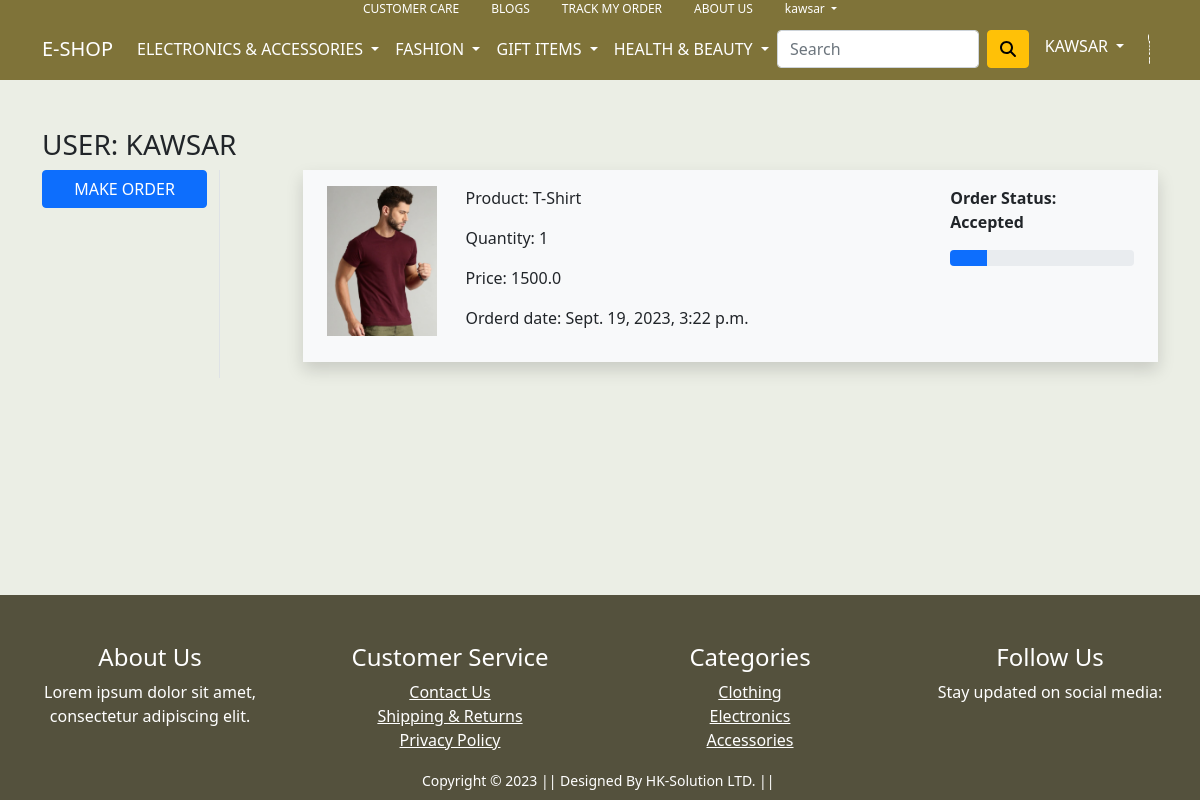
Screenshot of /orders/ (signed in) with the database file from the repository.
### app/models.py (models this page shows, shortened)
class OrderPlaced(models.Model):
    user=models.ForeignKey(User,on_delete=models.CASCADE)
    customer=models.ForeignKey(Customer,on_delete=models.CASCADE)
    product=models.ForeignKey(Product,on_delete=models.CASCADE)
    quantity=models.PositiveIntegerField()
    orderd_date=models.DateTimeField(auto_now_add=True)
    status=models.CharField(choices=STATUS_CHOICE,max_length=100,default="orderd_date")
    @property
    def total_cost(self):
        if self.product.discounted_price:
            return self.quantity * self.product.discounted_price
        else:
            return self.quantity * self.product.selling_price

class Product(models.Model):
    title=models.CharField(max_length=100)
    selling_price=models.FloatField()
    discounted_price=models.FloatField(null=True,blank=True)
    description=models.TextField()
    brand=models.ForeignKey(Brand,on_delete=models.DO_NOTHING,null=True,blank=True)
    category = models.ForeignKey(Category, on_delete=models.DO_NOTHING,null=True,blank=True)
    product_image=models.ImageField(upload_to="productimg")
    class Meta:
        ordering = ('title',)

### app/views.py (the view)
# urls.py: path('orders/', views.orders, name='orders'),
@login_required
def orders(request):
 op=OrderPlaced.objects.filter(user=request.user).order_by("orderd_date").reverse()
 return render(request, 'app/orders.html',{'op':op})

### app/templatetags/custom_filters.py (called while the page is built)
@register.simple_tag
def my_custom_tag():
    fashion=Category.objects.filter(parent=7)
    health_beauty=Category.objects.filter(parent=5)
    gift=Category.objects.filter(parent=6)
    electronics=Category.objects.filter(parent=4)
    categorylist={"fashion":fashion,"health_beauty":health_beauty,"gift":gift,"electronics":electronics}
    return categorylist

@register.simple_tag
def cart_filter(value):
    cartcount=cart.objects.filter(user=value).exists()
    if cartcount:
        cartcount=cart.objects.filter(user=value).count()
    return cartcount

### app/templates/app/orders.html (shortened to what this page needs)
{% extends 'app/base.html' %}
{% load static %}
{% block main-content %}
<div class="container content my-5">
 <div class="row">
 <h3 class="text-uppercase" >USER: {{request.user}}</h3>
  <div class="col-sm-2 border-end">
   <ul class="list-unstyled">
    <li class="d-grid"><a href="{% url 'home' %}" class="btn btn-primary">MAKE ORDER</a></li>
   </ul>
  </div>
  <div class="col-sm-9 offset-sm-1">
   <div class="row">
    {% for op in op %}
    <div class="row shadow bg-light mb-3 py-3">
        <div class="col-sm-2">
            <img src="{{op.product.product_image.url}}"  alt="" srcset="" class="img-fluid " style="height: 150px; max-width: 100%;">
        </div>
        <div class="col-sm-7">
            <p>Product: {{op.product.title}}</p>
            <p>Quantity: {{op.quantity}}</p>
            <p>Price: {{op.total_cost}}</p>
            <p>Orderd date: {{op.orderd_date}}</p>
        </div>
        <div class="col-sm-3 fw-bold">
            <p>Order Status: {{op.status}}</p>
            {% if op.status == "Accepted" %}
            <div class="progress">
                <div class="progress-bar" role="progressbar" style="width: 20%" aria-valuenow="20" aria-valuemin="0" aria-valuemax="100"></div>
            </div>
            {% endif %}
        </div>
       </div>
    {% endfor %}
   </div>
  </div>
 </div>
</div>
{% endblock main-content %}

### app/templates/app/base.html (shortened to what this page needs)
<!doctype html>
{% load static %}
{% load custom_filters %}
<html lang="en">
  <head>
    <link rel="stylesheet" href="{% static 'css/bootstrap.min.css' %}">
    <link rel="stylesheet" href="{% static 'app/css/owl.carousel.min.css' %}">
    <link rel="stylesheet" href="{% static 'app/css/all.min.css' %}">
    <link rel="stylesheet" href="{% static 'app/css/style.css' %}">
  </head>
  <body style="background-color: rgb(235, 238, 229);">
        <div class="m-0 p-0" style="background-color: rgb(127, 115, 57);">
          <ul class="nav justify-content-center m-0 p-0" style="font-size: 12px; font-weight: 500;">
              <li class="nav-item">
                <a class="nav-link text-white m-0 py-0 " aria-current="page" href="{% url 'customersupport' %}">CUSTOMER CARE</a>
              </li>
              <li class="nav-item">
                  <a class="nav-link text-white m-0 py-0 " aria-current="page" href="#">BLOGS</a>
                </li>
              <li class="nav-item">
                <a class="nav-link text-white  m-0 py-0" href="#">TRACK MY ORDER</a>
              </li>
              <li class="nav-item">
                  <a class="nav-link text-white  m-0 py-0" href="{% url 'aboutus' %}">ABOUT US</a>
                </li>
              {% if not request.user.is_authenticated %}
              <li class="nav-item">
                <a class="nav-link text-white  m-0 py-0" href="{% url 'login' %}">SIGNUP/LOGIN</a>
              </li>
              {% else %}
              <li class="nav-item dropdown">
                <a class="nav-link dropdown-toggle text-white  m-0 py-0" href="#" id="profileDropdown" role="button" data-bs-toggle="dropdown" aria-expanded="false">
                  {{request.user}}
                </a>
              </li>
              {% endif %}
            </ul>
      </div>
    <nav class="navbar navbar-expand-lg navbar-dark " style="background-color: rgb(127, 115, 57);">
     <div class="container" style="font-weight: 500;">
       <a class="navbar-brand" href="/">E-SHOP</a>
       <div class="collapse navbar-collapse fs-6 text-uppercase" id="navbarSupportedContent">
         <ul class="navbar-nav me-auto mb-2 mb-lg-0">
           <li class="nav-item dropdown">
             <a class="nav-link dropdown-toggle text-white" href="#" id="electronicsDropdown" role="button" data-bs-toggle="dropdown" aria-expanded="false">
               Electronics & Accessories
             </a>
              {% my_custom_tag as filtered_data %}
           </li>
           <li class="nav-item dropdown">
             <a class="nav-link dropdown-toggle text-white" href="#" id="fashionDropdown" role="button" data-bs-toggle="dropdown" aria-expanded="false">
               Fashion
             </a>
           </li>
           <li class="nav-item dropdown">
            <a class="nav-link dropdown-toggle text-white" href="#" id="fashionDropdown" role="button" data-bs-toggle="dropdown" aria-expanded="false">
              Gift Items
            </a>
          </li>
          <li class="nav-item dropdown">
            <a class="nav-link dropdown-toggle text-white" href="#" id="fashionDropdown" role="button" data-bs-toggle="dropdown" aria-expanded="false">
              Health & Beauty
            </a>
          </li>
         </ul>
         <form class="d-flex flex-md-grow-1">
           <input class="form-control me-2" type="search" placeholder="Search" aria-label="Search">
           <button class="btn btn-warning" type="submit"><i class="fas fa-search"></i></button>
         </form>
         <div>
          <ul class="navbar-nav me-auto mb-2 mb-lg-0">
            {% if request.user.is_authenticated %}
           <li class="nav-item dropdown mx-2">
              <a class="nav-link dropdown-toggle text-white" href="#" id="profileDropdown" role="button" data-bs-toggle="dropdown" aria-expanded="false">
                {{request.user}}
              </a>
            </li>
            {% endif %}
          </ul>
         </div>
       </div>
     </div>
    </nav>
    {% block main-content %} {% endblock main-content %}
    {% block footer %}
      {% include 'app/snippet/footer.html' %}
    {% endblock footer %}
  </body>
</html>

### app/templates/app/base.html (style rules this page uses)
html,body { height: 100%; }
body { display: flex; flex-direction: column; }
.content { flex: 1 0 auto; }

### rows the page displays
OrderPlaced: product.product_image (picture), product "T-Shirt", quantity "1", total_cost "1500.0", orderd_date "Sept. 19, 2023, 3:22 p.m.", status "Accepted"

### other values shown
{{ request.user }} "kawsar"
{{ request.user }} "KAWSAR"
